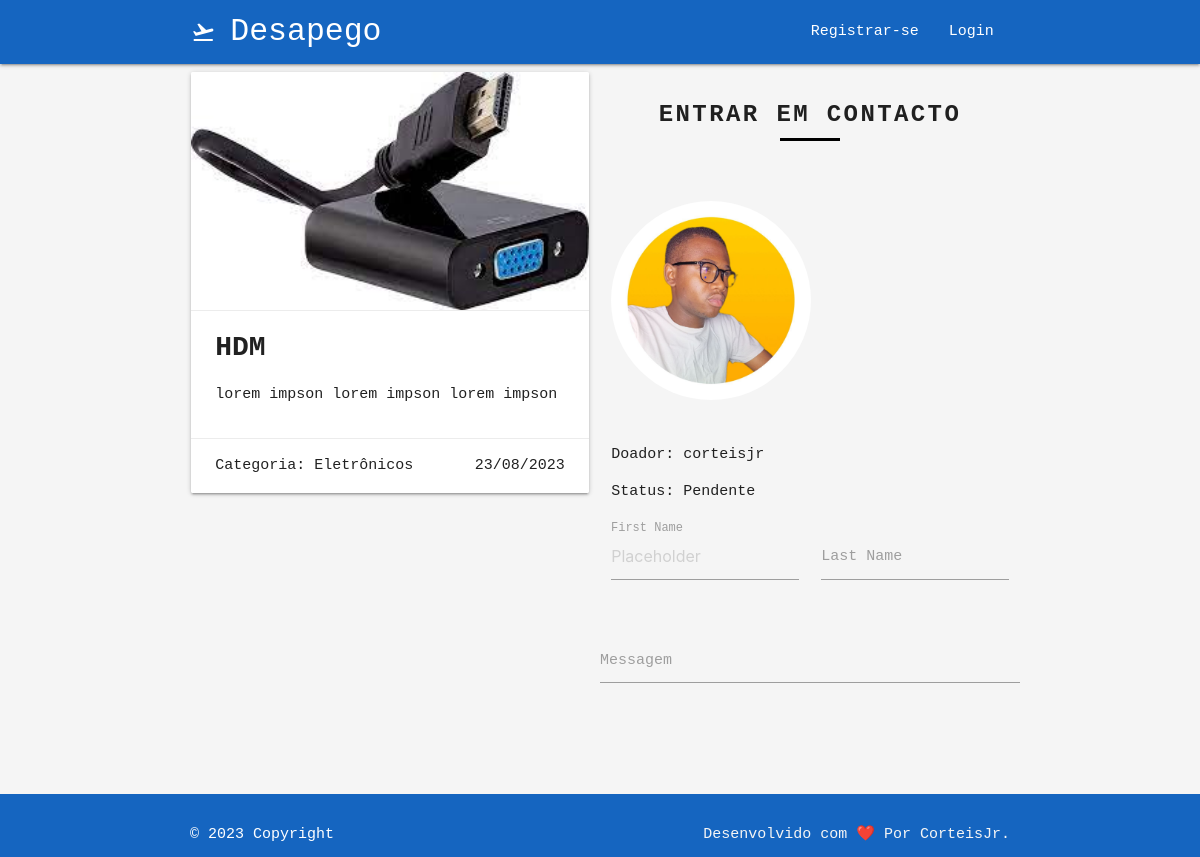
Screenshot of /details-donation/8 with the database file from the repository.
### doeja/models/Donations.py (models this page shows, shortened)
class Donation(TimestampedModel):
    user = models.ForeignKey(Profile, on_delete=models.CASCADE)
    name_of_object = models.CharField(max_length=100, null=True, blank=True)
    description = models.CharField(max_length=255, null=True, blank=True)
    date_of_donation = models.DateField(default=None, null=True, blank=True)
    status = models.IntegerField(choices=DONATION_STATUS, default=1)
    picture = models.ImageField(null=True, blank=True)
    category = models.IntegerField(choices=CATEGORY_CHOICES, default=1)
    likes = models.ManyToManyField(User, related_name='likes', blank=True)

### doeja/models/Profile.py (models this page shows, shortened)
class Profile(TimestampedModel):
    user = models.OneToOneField(User, on_delete=models.CASCADE)
    role = models.IntegerField(choices=ROLE_CHOICE, default=3)
    birthday = models.DateField(default=None, null=True, blank=True)
    picture = models.ImageField(null=True, blank=True)
    token = models.CharField(max_length=255, null=True, blank=True)
    def __str__(self):
        return '{}'.format(self.user.username)

### doeja/views/HomeView.py (the view)
def see_and_contact(request, id):
    donations = Donation.objects.filter(id=id)
    context = {
        'donations': donations
    }
    return render(
        request,
        template_name='home/contact.html',
        context=context
    )

### doeja/templates/home/contact.html (shortened to what this page needs)
{% extends 'base.html' %}
{% load static %}
{% block content %}
<div class="container">
    <div class="row">
        {% for donation in donations %}
        <div class="col m6">
            <div class="card">
                {% if donation.picture %}
                <div class="card-image">
                    <img src="{{ donation.picture.url }}" alt="{{ donation.name_of_object }}">
                </div>
                {% endif %}
                <div class="card-action">
                    <span class="text-black h3" style="font-weight: bold; font-size: 28px;">{{ donation.name_of_object }}</span>
                    <p>{{ donation.description }}</p>
                </div>
                <div class="card-action">
                    <span>Categoria: {{ donation.get_category_display }}</span>
                    <span class="right">{{ donation.created_at|date:"d/m/Y" }}</span>
                </div>
            </div>
        </div>
        <div class="col m6">
            <h2 class="subtitulo">Entrar em Contacto</h2>
            <div>
                {% if donation.user.picture %}
                    <img class="responsive-img circle" src="{{donation.user.picture.url}}" style="width: 200px; margin-bottom: 20px;">
                {% else %}
                    <img class="responsive-img circle" src="{% static 'img/default.jpg' %}" style="width: 200px; margin-bottom: 20px;">
                {% endif %}
                <p>Doador: {{donation.user}}</p>
                <p>Status: {{donation.get_status_display }}</p>
            </div>
            <div class="row">
                <form class="col s12">
                  <div class="row">
                    <div class="input-field col s6">
                      <input placeholder="Placeholder" id="first_name" type="text" class="validate">
                      <label for="first_name">First Name</label>
                    </div>
                    <div class="input-field col s6">
                      <input id="last_name" type="text" class="validate">
                      <label for="last_name">Last Name</label>
                    </div>
                  </div>
                  <div class="row">
                    <form class="col s12">
                      <div class="row">
                        <div class="input-field col s12">
                          <textarea id="textarea1" class="materialize-textarea"></textarea>
                          <label for="textarea1">Messagem</label>
                        </div>
                      </div>
                    </form>
                  </div>
                  </div>
              </div>
        </div>
        {% endfor %}
    </div>
{% endblock content %}

### doeja/static/css/style.css (style rules this page uses)
body { font-family: 'Roboto Mono', monospace; }
.subtitulo { font-weight: bold; font-size: 24px; text-transform: uppercase; text-align: center; line-height: 30px; letter-spacing: .1em; margin-bottom: 60px; }
.subtitulo:after { content: ""; display: block; width: 60px; height: 3px; background: #000; margin: 8px auto; }

### rows the page displays
Donation: picture (picture), name_of_object "HDM", description "lorem impson lorem impson lorem impson", category "Eletrônicos", created_at "23/08/2023", user.picture (picture), user "corteisjr", status "Pendente"
